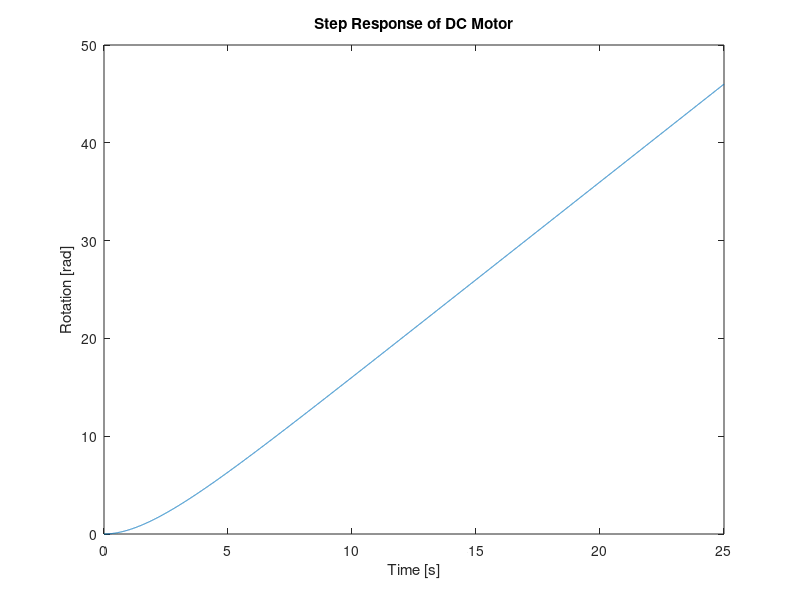

This figure's MATLAB source:
%% EGB242 Assignment 2, Section 2 %%
% This file is a template for your MATLAB solution to Section 2.
%
% Before starting to write code, generate your data with the ??? as
% described in the assignment task.

%% Initialise workspace
clear all; close all;

% Begin writing your MATLAB solution below this line.
%% 2.1
% Plot comparison between the step input and the step response
% g_m(t) = 2(1 - e^-0.5t)

% Variable definitions
T = 25;
samples = 1e4;
fs = samples / T;
ts = 1 / fs;

% Time vector
timeVec = linspace(0, T, samples + 1);
timeVec(end) = [];

% input impulse
inputImpulse = [1/ts, zeros(1, samples - 1)];

% Input step
inputStep = ones(size(timeVec));

% Transfer function
num1 = [1];
den1 = [1, 0.5, 0];
H1 = tf(num1, den1);

% Impulse response
g_m = 2 * (1 - exp(0.5* timeVec));

% Step Response using lsim()
stepResponse = lsim(H1, inputStep, timeVec);

% Step response plot
figure;
plot(timeVec, stepResponse);
title("Step Response of DC Motor");
xlabel("Time [s]");
ylabel("Rotation [rad]");
% plot diverges -> inf so motor alone isn't sufficient to control camera
